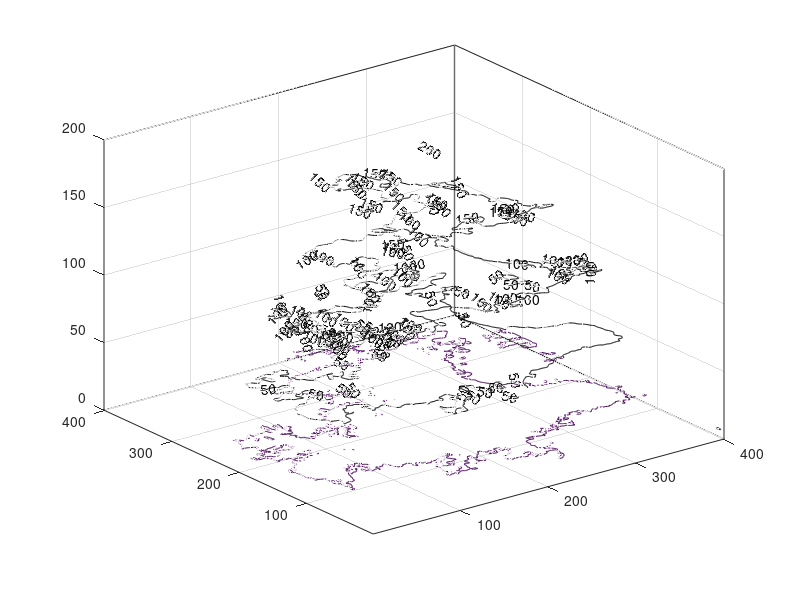

This figure's MATLAB source: (Note: this script raises an error after producing the figure.)
clc
clear
close all
%%%%%%%%%%%%%%%%%%%%%%%%%%%%%%%%%%%%%%%%%%%%%%%%%%%%%%%%%%%%%%%%%%%%%%%%%%%%%%%%%%%%%%%%%%%%%%%%%%%%%%%%%%%%%%%%%%%%%%%%%%%%%%%%%%%%%%%%%%%%%%%%%%%%%%%%%%%%%%%%%%%%%%%%%%%%%%%%%%%%%%%%%%%%%%%%%%%%%%%%%%%%%%%%%%%%%%%%%%%
% Author: Una Schneck (schneck.una@gmail.com)
% 
% 
%--------------------------------------------------------------------------------------------------------------------------------------------------------------------------------------------------------------------------
% External function requirements:
%   (1) Need to smooth bathymetry using TADPOLE
%--------------------------------------------------------------------------------------------------------------------------------------------------------------------------------------------------------------------------
% Code produces:
%   (1) Ligeia Mare Entrainment Contours
%   (2) Ontario Lacus Entrainment Contours
%---------------------------------------------------------------------------------------------------------------------------------------------------------------------------------------------------------------------------
% %Aprox time to run: <1 minute
%---------------------------------------------------------------------------------------------------------------------------------------------------------------------------------------------------------------------------
% Cite: The Shoreline Shaping Capability of Waves and Tides at Titan's Lakes (Schneck et al.)
% 
% --------------------------------------------------------------------------------------------------------------------------------------------------------------------------------------------------------------------------
%%%%%%%%%%%%%%%%%%%%%%%%%%%%%%%%%%%%%%%%%%%%%%%%%%%%%%%%%%%%%%%%%%%%%%%%%%%%%%%%%%%%%%%%%%%%%%%%%%%%%%%%%%%%%%%%%%%%%%%%%%%%%%%%%%%%%%%%%%%%%%%%%%%%%%%%%%%%%%%%%%%%%%%%%%%%%%%%%%%%%%%%%%%%%%%%%%%%%%%%%%%%%%%%%%%%%%%%%%%

%%%%%%%%%%%%%%%%%%%%%%%%%%%%%%%%%%%%%%%%%%%%%%%%%%%%%%%%%%%%%%%%%%%%%%%%%%%%%%%%%%%%%%%%%%%%%%%%%%%%%%%%%%%%%%%%%%%%%%%%%%%%%%%%%%%%%%%%%%%%%%%%%%%%%%%%%%%%%%%%%%%%%%%%%%%%%%%%%%%%%%%%%%%%%%%%%%%%%%%%%%%%%%%%%%%%%%%%%%%
%% --------------------------------------------------- 1 . PREPPING THE RUN ------------------------------------------------ %% 
%%%%%%%%%%%%%%%%%%%%%%%%%%%%%%%%%%%%%%%%%%%%%%%%%%%%%%%%%%%%%%%%%%%%%%%%%%%%%%%%%%%%%%%%%%%%%%%%%%%%%%%%%%%%%%%%%%%%%%%%%%%%%%%%%%%%%%%%%%%%%%%%%%%%%%%%%%%%%%%%%%%%%%%%%%%%%%%%%%%%%%%%%%%%%%%%%%%%%%%%%%%%%%%%%%%%%%%%%%%

tic

addpath('..\resources\lake_bathymetries\SAR_bathy_smoothed')

load('lm_smoothed.mat')

[rows, columns, numberOfColorChannels] = size(lm_smooth);

x_extent = 1:columns; % 401
y_extent = 1:rows; % 401
[X,Y] = meshgrid(x_extent,y_extent);

figure;
contour3(X,Y,lm_smooth,[0:50:300],'-k','ShowText','on','LabelSpacing',1000)
hold on;
[Mcon,Ccon] = contour3(X, Y, lm_smooth,[6.7 6.7],'Color',[62/255 150/255 81/255],'LineWidth',2,'ShowText',0); % entrainment depth is found in entrainment_depth_bathtub.m
[Mcon1,Ccon1] = contour3(X, Y, lm_smooth,[15.8 15.8],'Color',[204/255 37/255 41/255],'LineWidth',2,'ShowText',0); % entrainment depth is found in entrainment_depth_bathtub.m
view(0,90)
%colormap winter
set(gca, 'XDir','reverse')
set(gca, 'YDir','reverse')
set(gca,'YTickLabel',[]);
set(gca,'XTickLabel',[]);
grid off;


load('ol_smoothed.mat')

[rows, columns, numberOfColorChannels] = size(ol_smooth);

x_extent = 1:columns; 
y_extent = 1:rows; 
[X,Y] = meshgrid(x_extent,y_extent);

figure;
contour3(X,Y,ol_smooth,[0:10:80],'-k','ShowText','on','LabelSpacing',1000)
hold on;
[Mcon,Ccon] = contour3(X, Y, ol_smooth,[6.7 6.7],'Color',[62/255 150/255 81/255],'LineWidth',2,'ShowText',0);
[Mcon1,Ccon1] = contour3(X, Y, ol_smooth,[15.8 15.8],'Color',[204/255 37/255 41/255],'LineWidth',2,'ShowText',0);
view(0,90)
set(gca, 'XDir','reverse')
set(gca, 'YDir','reverse')
set(gca,'YTickLabel',[]);
set(gca,'XTickLabel',[]);
grid off;
